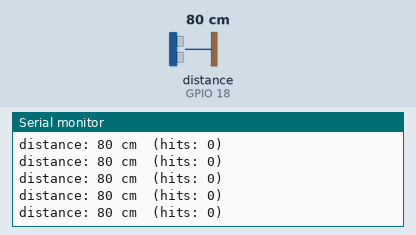
The sketch below on a simulated ESP32. On the bench: the last lines printed to the serial monitor. Wiring (inferred from the names in the program): ultrasonic range finder: trigger GPIO 5; echo GPIO 18. The inputs (shaded band) are chosen by the test bench; at power-on: distance to the obstacle (sensor on GPIO 18) 80 cm. The echo pulse lasts 58.3 µs per cm; WiFi joins after 1.5 s; servers stay silent unless stated; uploads are accepted with an empty reply.

Above: at 3.3 s.
3.4 s: distance to the obstacle (sensor on GPIO 18) set to 2 cm
At 3.83 s:
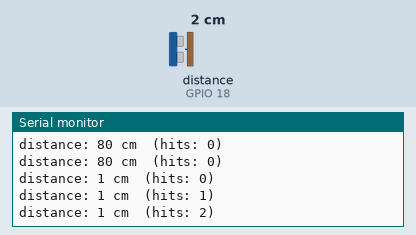
4.9 s: distance to the obstacle (sensor on GPIO 18) set to 4 cm
At 4.99 s:
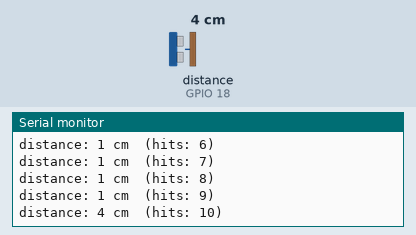
Timing chart, 0 to 7.9 s (numbered marks = the images above; inputs shaded):
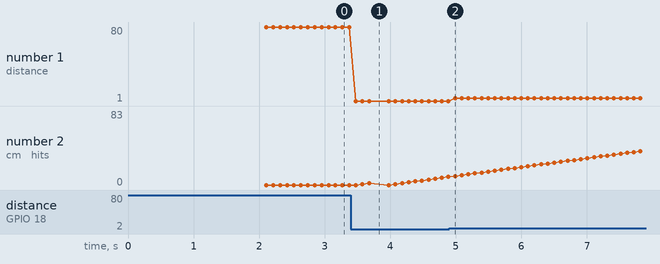

Measured:
- after the input at 3.4 s, the serial monitor: prints a new line after 0.08 s (image 1)
- plotted number 1: 80 → 1 after the input at 3.4 s
- plotted number 2: 0 → 9 after the input at 3.4 s

The sketch:

esp32-doorbell.ino
```cpp
/*
 * 🚪 פעמון דלת חכם — פרויקט המשך
 * --------------------------------
 * חיישן מרחק אולטרה-סוני (HC-SR04, מוכר משיעור 2) + המערכת מהשיעור:
 * כשמישהו מתקרב מתחת לסף — הטלפון מקבל נוטיפיקיישן.
 *
 * מושגים חדשים בקוד הזה (מוסברים במדריך docs/project-doorbell-he.md):
 *   - סף (Threshold): מרחק שמתחתיו נחשב "מישהו בדלת"
 *   - דיבאונס (Debounce): דורשים כמה מדידות רצופות, לא מדידה בודדת
 *   - קולדאון (Cooldown): זמן שקט בין התראות, שלא יוצף הטלפון
 *
 * ⚠️ חיווט (שונה משיעור 2 — שם זה היה Arduino Uno!):
 *   TRIG  -> GPIO 5
 *   ECHO  -> GPIO 18  דרך מחלק מתח! (ראו אזהרה במדריך: ECHO מוציא 5V,
 *                     וה-ESP32 סובל רק 3.3V. שתי נגדים: 1kΩ + 2kΩ)
 *   VCC   -> 5V (VIN),  GND -> GND
 */

#include <WiFi.h>
#include <WiFiClientSecure.h>
#include <HTTPClient.h>

// ------------------- CONFIG: edit these -------------------
const char* WIFI_SSID    = "YOUR_WIFI_NAME";      // שם הרשת שלכם
const char* WIFI_PASS    = "YOUR_WIFI_PASSWORD";  // סיסמת הרשת
const char* RELAY_URL    = "https://YOUR-PROJECT.vercel.app/api/notify";
const char* DEVICE_TOKEN = "YOUR-SECRET-TOKEN";   // אותה סיסמה בדיוק כמו בענן

const int TRIG_PIN = 5;
const int ECHO_PIN = 18;

const int  THRESHOLD_CM      = 50;     // מתחת למרחק הזה = "מישהו בדלת"
const int  CONSECUTIVE_HITS  = 3;      // כמה מדידות רצופות מתחת לסף לפני התראה
const long COOLDOWN_MS       = 30000;  // 30 שניות שקט בין התראות
// ----------------------------------------------------------

// Escape the few characters that would break a JSON string.
String jsonEscape(const String& in) {
  String out;
  for (size_t i = 0; i < in.length(); i++) {
    char c = in[i];
    if (c == '"' || c == '\\') { out += '\\'; out += c; }
    else if (c == '\n') { out += "\\n"; }
    else { out += c; }
  }
  return out;
}

bool sendNotification(const String& title, const String& message) {
  if (WiFi.status() != WL_CONNECTED) {
    Serial.println("WiFi not connected, skipping send");
    return false;
  }
  WiFiClientSecure client;
  client.setInsecure();  // hobby project: skip TLS cert validation

  HTTPClient https;
  if (!https.begin(client, RELAY_URL)) {
    Serial.println("https.begin() failed");
    return false;
  }
  https.addHeader("Content-Type", "application/json");
  https.addHeader("Authorization", String("Bearer ") + DEVICE_TOKEN);

  String body = String("{\"title\":\"") + jsonEscape(title) +
                "\",\"message\":\"" + jsonEscape(message) + "\"}";
  int code = https.POST(body);
  Serial.printf("POST -> %d\n", code);
  https.end();
  return code >= 200 && code < 300;
}

void connectWiFi() {
  WiFi.mode(WIFI_STA);
  WiFi.begin(WIFI_SSID, WIFI_PASS);
  Serial.print("Connecting to WiFi");
  unsigned long start = millis();
  while (WiFi.status() != WL_CONNECTED && millis() - start < 20000) {
    delay(400);
    Serial.print(".");
  }
  Serial.println();
  if (WiFi.status() == WL_CONNECTED) {
    Serial.print("WiFi connected. IP: ");
    Serial.println(WiFi.localIP());
  } else {
    Serial.println("WiFi FAILED - check SSID/password");
  }
}

// Measure distance in cm. Returns -1 when no echo came back (nothing in
// range / sensor issue). Same math as lesson 2: (time / 2) / 29.1.
long measureDistanceCm() {
  digitalWrite(TRIG_PIN, LOW);
  delayMicroseconds(2);
  digitalWrite(TRIG_PIN, HIGH);
  delayMicroseconds(10);
  digitalWrite(TRIG_PIN, LOW);

  // timeout 30ms = ~5m; without it pulseIn could block for a full second
  long duration = pulseIn(ECHO_PIN, HIGH, 30000);
  if (duration == 0) return -1;
  return (duration / 2) / 29.1;
}

int hitCount = 0;                 // consecutive readings below threshold
unsigned long lastAlertAt = 0;    // millis() of the last notification

void setup() {
  Serial.begin(115200);
  delay(300);
  pinMode(TRIG_PIN, OUTPUT);
  pinMode(ECHO_PIN, INPUT);

  connectWiFi();
  sendNotification("🚪 פעמון חכם", "המערכת באוויר ומנטרת את הדלת!");
}

void loop() {
  if (WiFi.status() != WL_CONNECTED) {
    connectWiFi();
    delay(1000);
    return;
  }

  long distance = measureDistanceCm();
  Serial.printf("distance: %ld cm  (hits: %d)\n", distance, hitCount);

  if (distance > 0 && distance < THRESHOLD_CM) {
    hitCount++;   // someone might be there - need CONSECUTIVE_HITS in a row
  } else {
    hitCount = 0; // reading above threshold resets the streak
  }

  bool cooldownOver = millis() - lastAlertAt > COOLDOWN_MS;
  if (hitCount >= CONSECUTIVE_HITS && (lastAlertAt == 0 || cooldownOver)) {
    String msg = String("מישהו בדלת! מרחק: ") + distance + " ס\"מ";
    if (sendNotification("🚪 פעמון חכם", msg)) {
      lastAlertAt = millis();
    }
    hitCount = 0;
  }

  delay(100);  // 10 measurements per second
}
```
